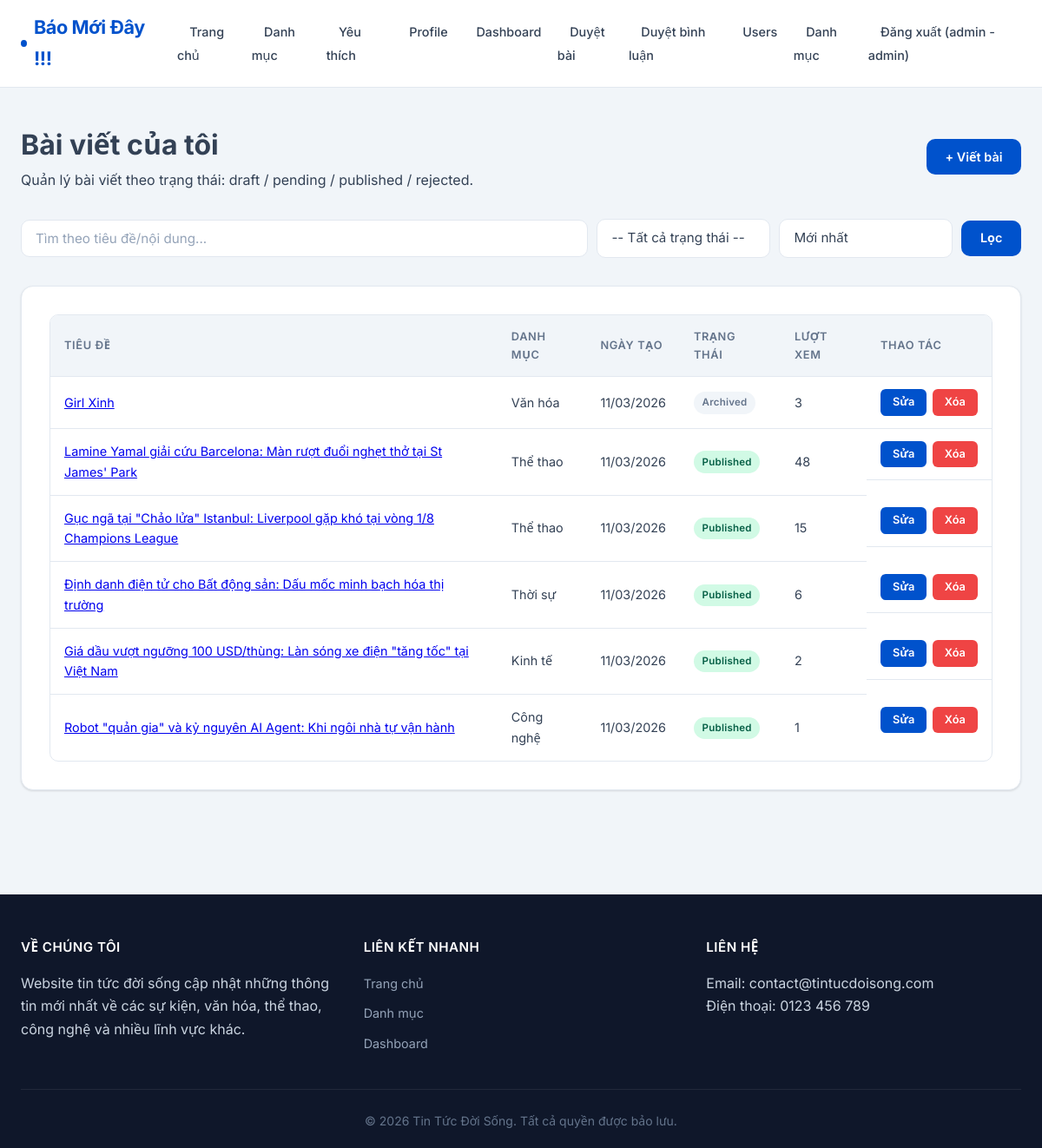
The app's page /dashboard/articles (signed in), older data.
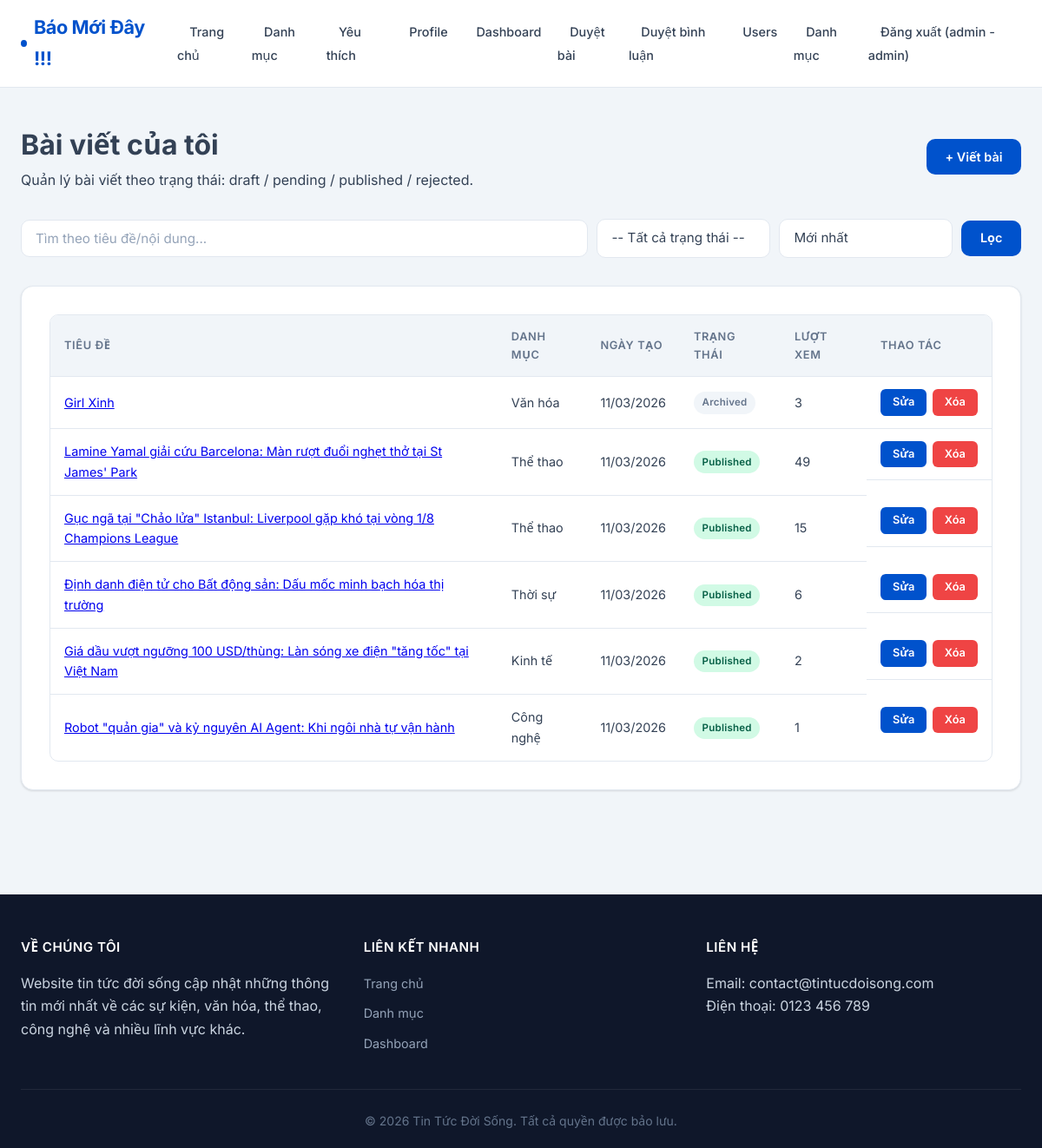
The same page, newer data.
### newsapp/models.py (models this page shows)
class Article(db.Model):
    __tablename__ = "articles"
    id = db.Column(db.Integer, primary_key=True)
    title = db.Column(db.String(200), nullable=False, index=True)
    content = db.Column(db.Text, nullable=False)
    excerpt = db.Column(db.String(500))
    image_ref = db.Column(db.String(500))
    status = db.Column(db.String(20), nullable=False, default=ArticleStatus.DRAFT, index=True)
    review_note = db.Column(db.String(500))
    created_at = db.Column(db.DateTime, default=datetime.utcnow, nullable=False, index=True)
    updated_at = db.Column(db.DateTime, default=datetime.utcnow, onupdate=datetime.utcnow, nullable=False)
    published_at = db.Column(db.DateTime)
    views = db.Column(db.Integer, default=0, nullable=False)
    audio_ref = db.Column(db.String(500))  # static-relative path to generated audio
    audio_duration = db.Column(db.Integer)  # seconds, optional
    summary_text = db.Column(db.Text)
    user_id = db.Column(db.Integer, db.ForeignKey("users.id"), nullable=False, index=True)
    category_id = db.Column(db.Integer, db.ForeignKey("categories.id"), nullable=False, index=True)
    author = db.relationship("User", back_populates="articles")
    category = db.relationship("Category", back_populates="articles")
    comments = db.relationship(
        "Comment", back_populates="article", lazy=True, order_by="Comment.created_at.desc()"
    )
    favorites = db.relationship("Favorite", back_populates="article", lazy=True)

class Category(db.Model):
    __tablename__ = "categories"
    id = db.Column(db.Integer, primary_key=True)
    name = db.Column(db.String(100), unique=True, nullable=False, index=True)
    description = db.Column(db.Text)
    active = db.Column(db.Boolean, nullable=False, default=True, index=True)
    created_at = db.Column(db.DateTime, default=datetime.utcnow, nullable=False)
    articles = db.relationship("Article", back_populates="category", lazy=True)

### newsapp/controllers/dashboard_controller.py (the view)
@bp.route("/articles")
@login_required
def my_articles():
    user = get_current_user()
    assert user is not None
    q = (request.args.get("q") or "").strip()
    status = request.args.get("status") or ""
    sort = request.args.get("sort") or "newest"
    query = Article.query.filter(Article.user_id == user.id)
    if status in ArticleStatus.ALL:
        query = query.filter(Article.status == status)
    if q:
        like = f"%{q}%"
        query = query.filter(or_(Article.title.ilike(like), Article.excerpt.ilike(like), Article.content.ilike(like)))
    if sort == "oldest":
        query = query.order_by(Article.created_at.asc())
    elif sort == "views":
        query = query.order_by(Article.views.desc(), Article.created_at.desc())
    else:
        query = query.order_by(Article.created_at.desc())
    articles = query.all()
    return render_template("dashboard/articles.html", user=user, articles=articles, q=q, status=status, sort=sort)

### newsapp/utils/auth.py (called while the page is built)
def get_current_user() -> User | None:
    if hasattr(g, "current_user"):
        return cast(User | None, g.current_user)
    user_id = session.get("user_id")
    if not user_id:
        g.current_user = None
        return None
    user = db.session.get(User, int(user_id))
    g.current_user = user
    return user

def login_required(fn: F) -> F:
    @wraps(fn)
    def wrapper(*args, **kwargs):
        user = get_current_user()
        if not user:
            flash("Vui lòng đăng nhập để truy cập!", "error")
            return redirect(url_for("auth.login"))
        if not user.active:
            session.clear()
            flash("Tài khoản đang bị khóa / không hoạt động.", "error")
            return redirect(url_for("auth.login"))
        return fn(*args, **kwargs)
    return cast(F, wrapper)

### newsapp/templates/dashboard/articles.html (shortened to what this page needs)
{% extends "base.html" %}
{% block content %}
<div class="container">
    <div class="dashboard-header">
        <div>
            <h1>Bài viết của tôi</h1>
            <p>Quản lý bài viết theo trạng thái: draft / pending / published / rejected.</p>
        </div>
        <div class="dashboard-actions">
            <a href="{{ url_for('dashboard.create_article') }}" class="btn btn-primary">+ Viết bài</a>
        </div>
    </div>
    <section class="search-section">
        <form method="GET" action="{{ url_for('dashboard.my_articles') }}" class="search-form">
            <input type="text" name="q" placeholder="Tìm theo tiêu đề/nội dung..." value="{{ q or '' }}">
            <select name="status">
                <option value="">-- Tất cả trạng thái --</option>
            </select>
            <select name="sort">
                <option value="newest" {% if sort == 'newest' %}selected{% endif %}>Mới nhất</option>
            </select>
            <button type="submit" class="btn btn-primary">Lọc</button>
        </form>
    </section>
    <div class="dashboard-articles">
        {% if articles %}
        <div class="articles-table">
            <table>
                <thead>
                    <tr>
                        <th>Tiêu đề</th>
                        <th>Danh mục</th>
                        <th>Ngày tạo</th>
                        <th>Trạng thái</th>
                        <th>Lượt xem</th>
                        <th>Thao tác</th>
                    </tr>
                </thead>
                <tbody>
                    {% for article in articles %}
                    <tr>
                        <td>
                            <a href="{{ url_for('main.article_detail', article_id=article.id) }}">{{ article.title }}</a>
                        </td>
                        <td>{{ article.category.name }}</td>
                        <td>{{ article.created_at.strftime('%d/%m/%Y') }}</td>
                        <td>
                            <span class="badge badge-status badge-{{ article.status }}">{{ article.status }}</span>
                        </td>
                        <td>{{ article.views }}</td>
                        <td class="actions">
                            <a href="{{ url_for('dashboard.edit_article', article_id=article.id) }}" class="btn btn-sm btn-primary">Sửa</a>
                            <form method="POST" action="{{ url_for('dashboard.delete_article', article_id=article.id) }}" style="display:inline;" onsubmit="return confirm('Xóa bài viết này?');">
                                <button type="submit" class="btn btn-sm btn-danger">Xóa</button>
                            </form>
                        </td>
                    </tr>
                    {% endfor %}
                </tbody>
            </table>
        </div>
        {% else %}
        <p class="no-articles">Chưa có bài viết nào. <a href="{{ url_for('dashboard.create_article') }}">Viết bài đầu tiên</a></p>
        {% endif %}
    </div>
</div>
{% endblock %}

Row changes from the older to the newer data that the page shows:
changed Article "Lamine Yamal giải cứu Barcelona: Màn rượt đuổi nghẹt thở tại St James' Park": views "48" → "49"
